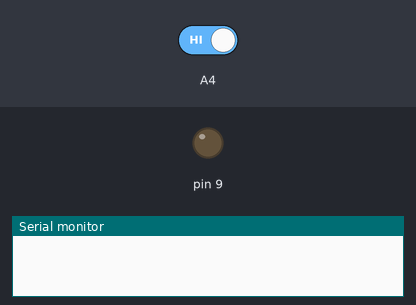
Bench run of a sketch on a simulated Arduino Uno, built with avr-gcc and run on an emulated ATmega328P. On the bench: output pins drawn as LEDs (lit = HIGH), the last lines printed to the serial monitor. Dashed ring = blinking. The inputs (shaded band) are chosen by the test bench; at power-on: A4 HIGH.

Above: at 1.2 s.
1.3 s: A4 driven LOW
At 1.7 s:
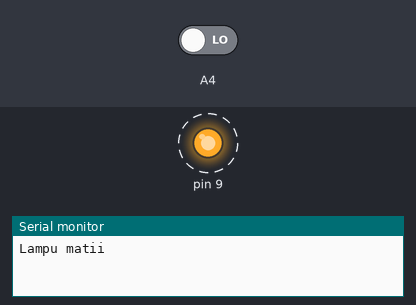
4.3 s: A4 driven HIGH
At 5.5 s:
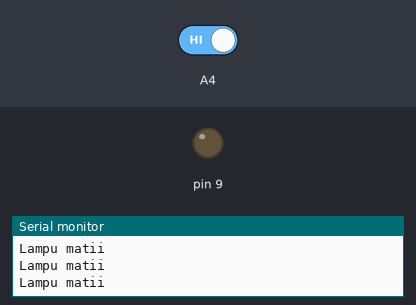
Timing chart, 0 to 7.3 s (numbered marks = the images above; inputs shaded):
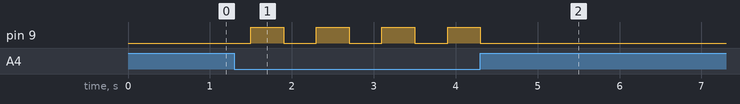

Measured:
- after the input at 1.3 s, pin 9: alternates HIGH for 0.40 s and LOW for 0.40 s, starting after 0.20 s
- after the input at 4.3 s, pin 9: goes on until 4.3 s, then stays LOW

The sketch:

Code.ino
```cpp
int sinyalsuara;
boolean statuss;
void setup() {
  Serial.begin(9600);
  pinMode(A4,INPUT);
  pinMode(9,OUTPUT);
}

void loop() {
  sinyalsuara=digitalRead(A4);
  if (sinyalsuara==0){
    delay(200);
    statuss=!statuss;
    if (statuss==1){
      Serial.println("Lampu matii");
    }
    else{
      Serial.println("Lampu matii");
    }

    digitalWrite(9,statuss);
    delay(200);
  }
}
```
